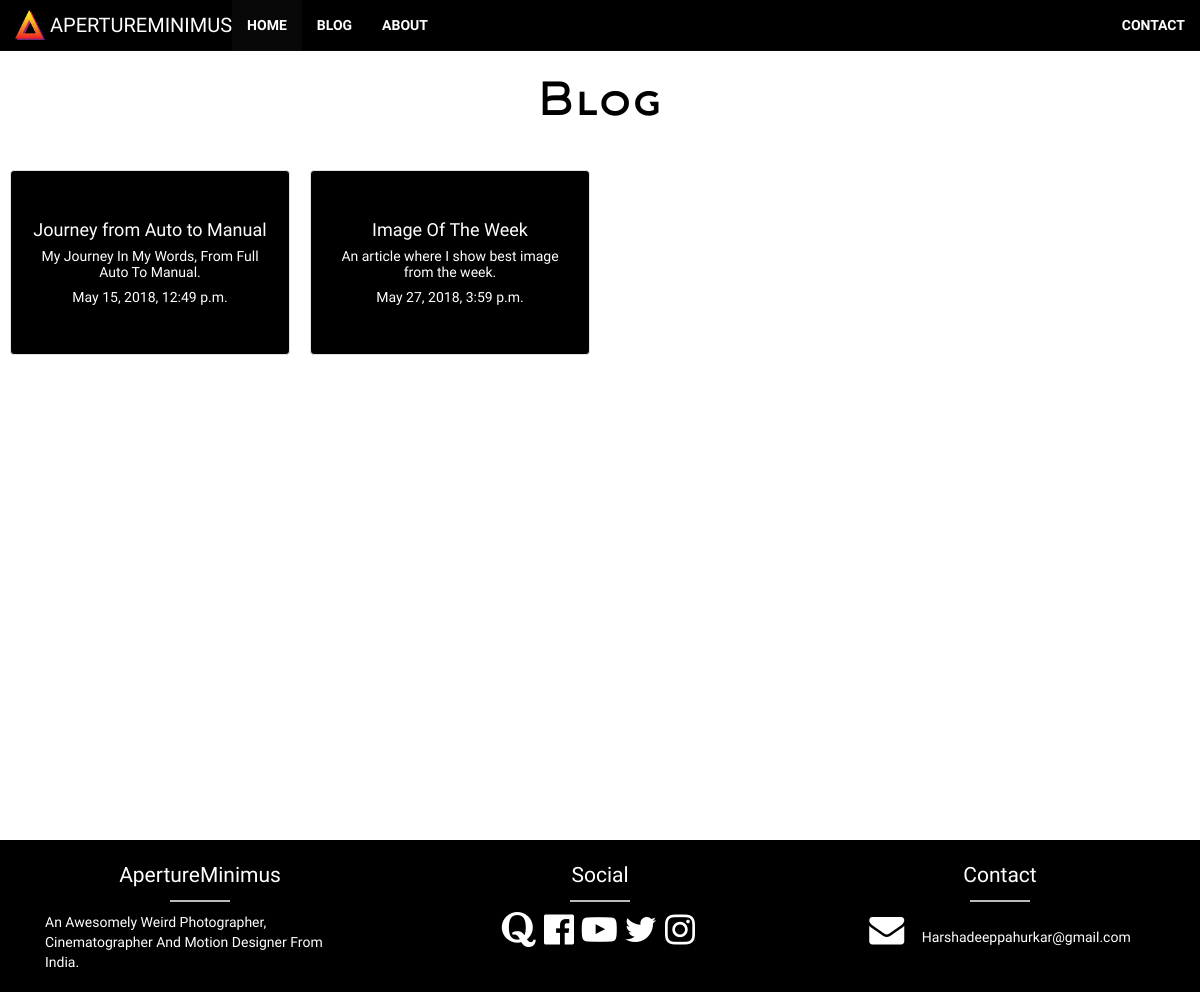
The app's page /articles/ with its own data.
### articles/models.py (models this page shows, shortened)
class Articles(models.Model):
    title = models.CharField(max_length=100)
    body = models.TextField()
    slug = models.SlugField(null=True)
    date = models.DateTimeField(auto_now_add=True)
    thumb = models.ImageField(default='skate.jpg',blank=True)
    img0 = models.ImageField(default='default.png', blank=True)
    img0cap = models.CharField(max_length=500, default='caption')
    img1 = models.ImageField(default = 'default.png',blank=True)
    img1cap = models.CharField(max_length=500, default='caption')
    img2 = models.ImageField(default='default.png', blank=True)
    img2cap = models.CharField(max_length=500,default='caption')
    img3 = models.ImageField(default='default.png', blank=True)
    img3cap = models.CharField(max_length=500,default='caption')
    img4 = models.ImageField(default='default.png', blank=True)
    img4cap = models.CharField(max_length=500,default='caption')
    img5 = models.ImageField(default='default.png', blank=True)
    img5cap = models.CharField(max_length=500,default='caption')
    img6 = models.ImageField(default='default.png', blank=True)
    img6cap = models.CharField(max_length=500,default='caption')
    img7 = models.ImageField(default='default.png', blank=True)
    img7cap = models.CharField(max_length=500,default='caption')
    img8 = models.ImageField(default='default.png', blank=True)
    img8cap = models.CharField(max_length=500,default='caption')
    img9 = models.ImageField(default='default.png', blank=True)
    img9cap = models.CharField(max_length=500,default='caption')
    def snippet(self):
        return self.body[:50]

### articles/views.py (the view)
def article_list(request):
    article = Articles.objects.all().order_by('date')
    return render(request, 'articles/article_list.html',{'article':article})

### articles/templates/articles/article_list.html
{% extends 'base.html' %}
{% block content %}
    <br>
    <h1 class="text-center font-fam" >Blog</h1>
    <br>
    <div>
        <div class='container-fluid'>
        <div class='row'>
        {% for i in article %}
        <a href="{% url 'articles:detail' slug=i.slug %} " style="color:black" >
            <div class=' col-sm-3 text-center' style="padding:10px;" >
                <span class='border border-primary'>
                <div  id="main-" class = "cc well card card-success" style="" >
                <br>
                <h4 style="color: white;font-family: 'Oswald'">{{i.title}}</h4>
                <h5 style="color: white;font-family: 'Roboto Condensed';">{{i.snippet}}</h5>
                <h5 style="color: white;font-family: 'Oswald';">{{i.date}}</h5>
                <br>
                </div>
                </span>
            </div>
        </a>
        {% endfor %}
        </div>
        </div>
    </div>
{% endblock %}

### aperturebase/static/base.css (style rules this page uses)
html,body { background: white; height: 100%; margin: 0; }

### records on screen
Articles: title "Journey from Auto to Manual", snippet "My Journey In My Words, From Full Auto To Manual.", date "May 15, 2018, 12:49 p.m."
Articles: title "Image Of The Week", snippet "An article where I show best image from the week.", date "May 27, 2018, 3:59 p.m."
